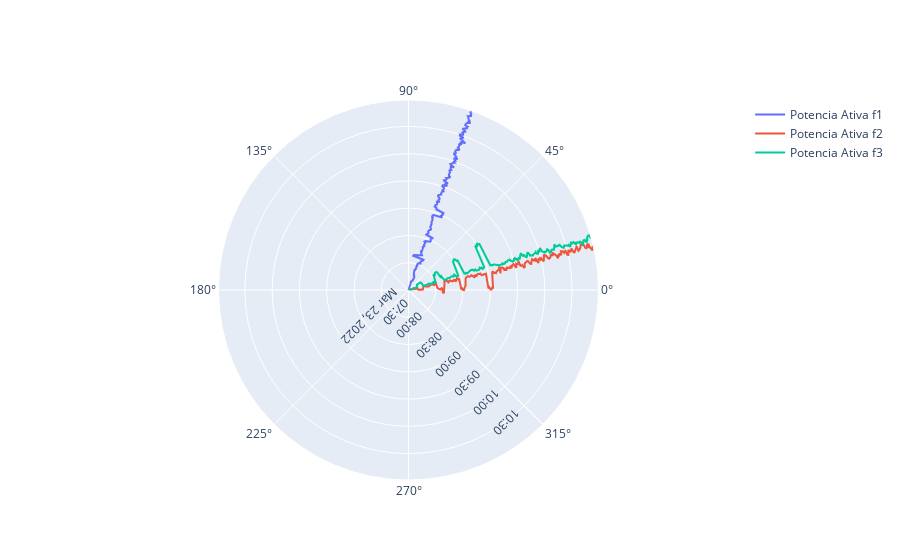

This figure's notebook cell:
### Code cell
fig1 = go.Figure(data=go.Scatterpolar(
    r=df2.DATA,
    theta=100*df2['potencia_ativa_f1 W']/df2['potencia_ativa_total W'],
    name='Potencia Ativa f1'
))

fig2 = go.Figure(
    data=go.Scatterpolar(
    r=df2.DATA,
    theta=100*df2['potencia_ativa_f2 W']/df2['potencia_ativa_total W'],
    name='Potencia Ativa f2'
))

fig3 = go.Figure(data=go.Scatterpolar(
    r=df2.DATA,
    theta=100*df2['potencia_ativa_f3 W']/df2['potencia_ativa_total W'],
    name='Potencia Ativa f3'
))

fig = go.Figure(data=fig1.data+fig2.data+fig3.data)
fig.update_layout(
    polar=dict(
        radialaxis=dict(angle=-45, ),
        #angularaxis=dict(tickangle=45)
    )
)

fig.show()

### Figure 1 — Plotly figure (JSON) as saved in the notebook; plotly's stock layout.template omitted (floating-point values rounded to 4 significant figures; data arrays with more than 128 entries replaced by an {"elided": "..."} marker saying what was removed)
{"data": [{"name": "Potencia Ativa f1", "r": {"elided": "271 str values"}, "theta": {"elided": "271 float values"}, "type": "scatterpolar"}, {"name": "Potencia Ativa f2", "r": {"elided": "271 str values"}, "theta": {"elided": "271 float values"}, "type": "scatterpolar"}, {"name": "Potencia Ativa f3", "r": {"elided": "271 str values"}, "theta": {"elided": "271 float values"}, "type": "scatterpolar"}], "layout": {"polar": {"radialaxis": {"angle": -45}}}}
